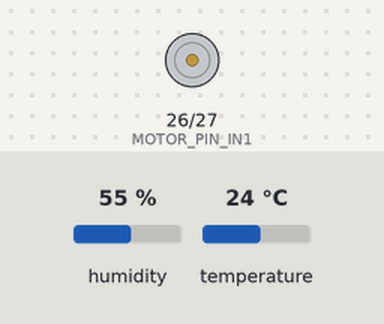
This sketch was run on a simulated ESP32. Shown: motor-driver pin pairs drawn as motors (green arrow = first pin HIGH = forward, orange = second pin HIGH = backward, longer = more drive, scaled by the enable pin). The test bench sets the inputs (shaded band); at power-on: humidity 55 %, temperature 24 °C. WiFi joins after 1.5 s; servers stay silent unless stated; uploads are accepted with an empty reply; what the sketch prints to the serial monitor is not drawn.

Above: at 3.7 s.
3.8 s: humidity set to 59 %
7.1 s: humidity set to 62 %
At 10.2 s:
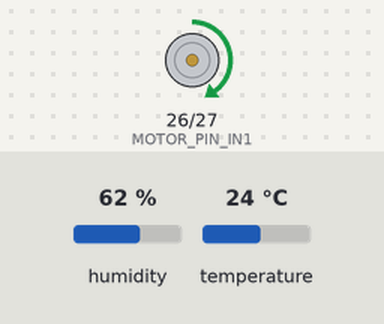
10.6 s: temperature set to 28 °C
At 12.7 s:
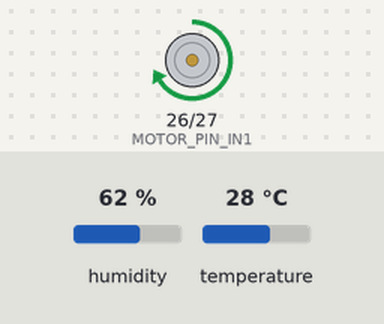
13.9 s: humidity set to 22 %
At 16.5 s:
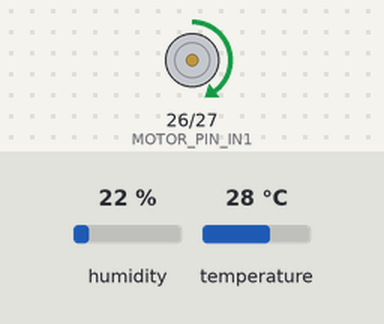
17.4 s: humidity set to 68 %
At 19.0 s:
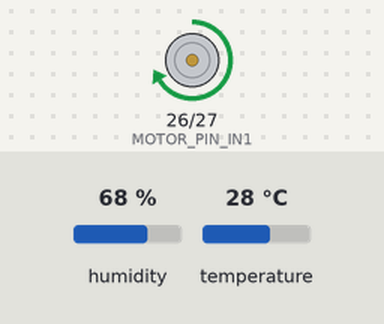
Timing chart, 0 to 20.5 s (numbered marks = the images above; inputs shaded):
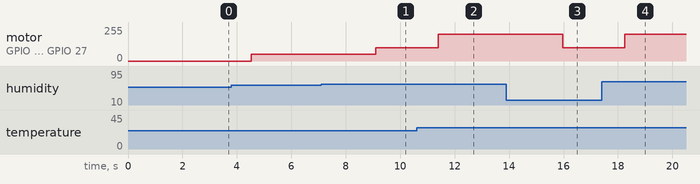

Measured:
- the behaviour switches between 60 and 61 % on humidity (found by bisection; images 0 and 1)
- the behaviour switches between 26 and 27 °C on temperature (found by bisection; images 1 and 2)
- after the input at 7.1 s, motor on GPIO 26 (MOTOR_PIN_IN1) / GPIO 27 (MOTOR_PIN_IN2): forward 50/255 → forward 100/255 after 2.0 s
- after the input at 10.6 s, motor on GPIO 26 (MOTOR_PIN_IN1) / GPIO 27 (MOTOR_PIN_IN2): forward 100/255 → forward 200/255 after 0.79 s
- after the input at 13.9 s, motor on GPIO 26 (MOTOR_PIN_IN1) / GPIO 27 (MOTOR_PIN_IN2): forward 200/255 → forward 100/255 after 2.1 s
- after the input at 17.4 s, motor on GPIO 26 (MOTOR_PIN_IN1) / GPIO 27 (MOTOR_PIN_IN2): forward 100/255 → forward 200/255 after 0.86 s

The sketch:

ESPcode.ino
```cpp
#include <DHT.h>
#include <WiFi.h>

// WiFi credentials - Mobile hotspot from Galaxy S22 Ultra
const char* ssid = "Galaxy S22 Ultra 9396";
const char* password = "umca9425";

// Dashboard server configuration
const char* server = "172.25.211.20";  // Your laptop's IP address
const int port = 3000;

// connecting the DH11 sensor to pin 18
#define DHTPIN 18
#define DHTTYPE DHT11

#define MOTOR_PIN_ENA 14  // enable pin on L298n motor driver
#define MOTOR_PIN_IN1 26  // input pin 1 of L298n motor driver
#define MOTOR_PIN_IN2 27  // input pin 2 of L298n motor driver

// temperature thresholds
#define TEMPERATURE_THRESHOLD1 25
#define TEMPERATURE_THRESHOLD2 27

// humidity thresholds
#define HUMIDITY_THRESHOLD1 60
#define HUMIDITY_THRESHOLD2 80

DHT dht(DHTPIN, DHTTYPE);
WiFiClient client;

void setup() {
  Serial.begin(115200); // starting serial communication at a specific baud rate
  dht.begin();
  // setting pins of motor as output
  pinMode(MOTOR_PIN_ENA, OUTPUT); // PWM pin to control motor speed
  pinMode(MOTOR_PIN_IN1, OUTPUT); // input pin 1 to control motor direction
  pinMode(MOTOR_PIN_IN2, OUTPUT); // input pin 2 to control motor direction

  // Connect to WiFi (non-blocking with timeout)
  WiFi.mode(WIFI_STA);
  WiFi.begin(ssid, password);
  Serial.print("Connecting to WiFi");
  int wifiTimeout = 0;
  while (WiFi.status() != WL_CONNECTED && wifiTimeout < 20) {
    delay(500);
    Serial.print(".");
    wifiTimeout++;
  }
  Serial.println();
  if (WiFi.status() == WL_CONNECTED) {
    Serial.print("WiFi connected! IP address: ");
    Serial.println(WiFi.localIP());
  } else {
    Serial.println("WiFi connection failed - continuing without WiFi");
  }
  delay(1000);
}
void loop() {
  int dutyCycle1 = 50; // duty cycle for low fan speed
  int dutyCycle2 = 100; // duty cycle for medium fan speed
  int dutyCycle3 = 200; // duty cycle for high fan speed
  // adding a delay for sufficient time between consective readings
  delay(2000);

  float temperature = dht.readTemperature(); // reading sensor data
  float humidity = dht.readHumidity(); // reading humidity data
  if (isnan(temperature) || isnan(humidity)) { // if data not a number we display failure to read temperture and exit
    Serial.println("Failed to read temperature from DHT sensor!");
    return;
  }
  Serial.print("Temperature: "); // printing temperature to serial monitor
  Serial.print(temperature);
  Serial.println(" °C");
  Serial.print("Humidity: "); // printing humidity to serial monitor
  Serial.print(humidity);
  Serial.println(" %");

  // determine temperature-based speed level (0=low, 1=mid, 2=high)
  int tempSpeedLevel;
  if (temperature <= TEMPERATURE_THRESHOLD1) {
    tempSpeedLevel = 0; // low speed
  }
  else if(temperature > TEMPERATURE_THRESHOLD1 && temperature < TEMPERATURE_THRESHOLD2) {
    tempSpeedLevel = 1; // medium speed
  }
  else {
    tempSpeedLevel = 2; // high speed
  }

  // determine humidity-based speed level (0=low, 1=mid, 2=high)
  int humSpeedLevel;
  if (humidity <= HUMIDITY_THRESHOLD1) {
    humSpeedLevel = 0; // low speed
  }
  else if(humidity > HUMIDITY_THRESHOLD1 && humidity < HUMIDITY_THRESHOLD2) {
    humSpeedLevel = 1; // medium speed
  }
  else {
    humSpeedLevel = 2; // high speed
  }

  // average both values and round to get final speed
  int finalSpeedLevel = round((tempSpeedLevel + humSpeedLevel) / 2.0);

  // determine fan speed string for dashboard
  String fanSpeed = "OFF";
  if (finalSpeedLevel == 0) {
    fanSpeed = "LOW";
  }
  else if(finalSpeedLevel == 1) {
    fanSpeed = "MID";
  }
  else {
    fanSpeed = "MAX";
  }

  // set motor speed based on final speed level
  if (finalSpeedLevel == 0) {
    analogWrite(MOTOR_PIN_ENA, dutyCycle1);
    // setting motor direction to clockwise
    digitalWrite(MOTOR_PIN_IN1, HIGH);
    digitalWrite(MOTOR_PIN_IN2, LOW);
    Serial.println("Motor Speed: LOW");
  }
  else if(finalSpeedLevel == 1) {
    // setting motor direction to clockwise
    digitalWrite(MOTOR_PIN_IN1, HIGH);
    digitalWrite(MOTOR_PIN_IN2, LOW);
    analogWrite(MOTOR_PIN_ENA, dutyCycle2);
    Serial.println("Motor Speed: MID");
  }
  else {
    digitalWrite(MOTOR_PIN_IN1, HIGH);
    digitalWrite(MOTOR_PIN_IN2, LOW);
    analogWrite(MOTOR_PIN_ENA, dutyCycle3);
    Serial.println("Motor Speed: MAX");
  }

  // Send data to dashboard via WiFi (using official ESP32 HTTP method)
  if (WiFi.status() == WL_CONNECTED) {
    int conn = client.connect(server, port);
    if (conn == 1) {
      // Create JSON body
      String jsonBody = "{\"temperature\":" + String(temperature) + ",\"humidity\":" + String(humidity) + ",\"fanSpeed\":\"" + fanSpeed + "\"}";
      int bodyLength = jsonBody.length();

      // Construct HTTP POST request (following official ESP32 documentation)
      client.println("POST /api/sensor-data HTTP/1.1");
      client.print("Host: ");
      client.println(server);
      client.println("Content-Type: application/json");
      client.print("Content-Length: ");
      client.println(bodyLength);
      client.println("Connection: Close");
      client.println();
      client.println(jsonBody);
      client.println();

      // Wait briefly for response (non-blocking)
      unsigned long timeout = millis();
      while (client.available() == 0 && millis() - timeout < 2000) {
        delay(10);
      }

      // Read and discard response (optional - for debugging)
      if (client.available()) {
        Serial.println("Server response received");
        while (client.available()) {
          char c = client.read();
          // Uncomment next line to see full response
          // Serial.write(c);
        }
      }

      client.stop();
    } else {
      Serial.println("Failed to connect to server");
      client.stop();
    }
  }
}
```
